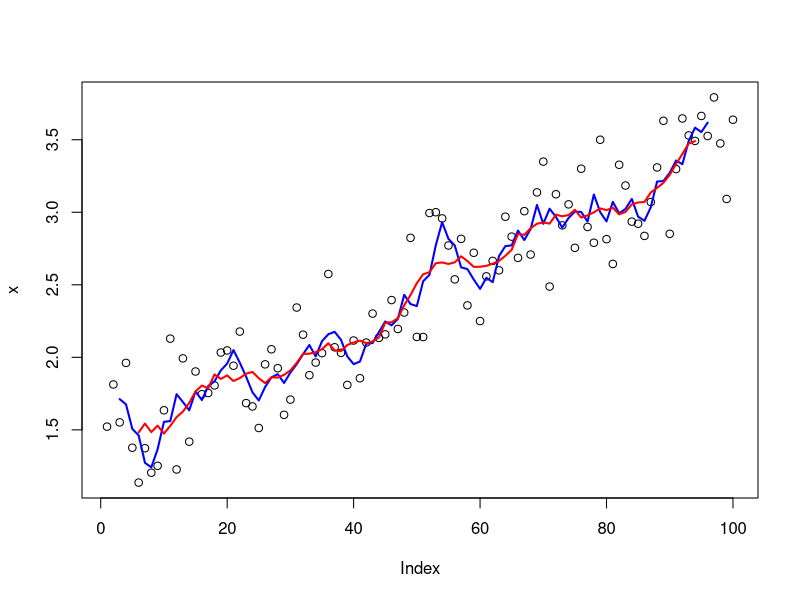
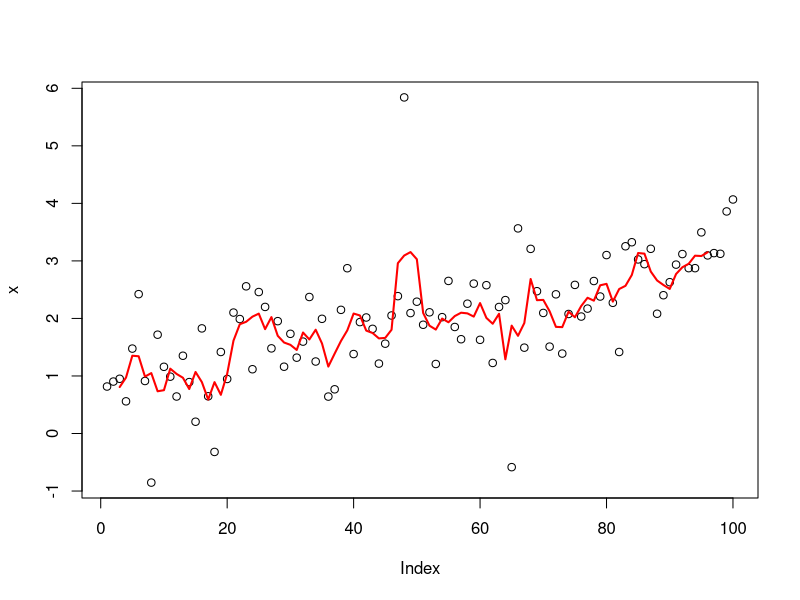
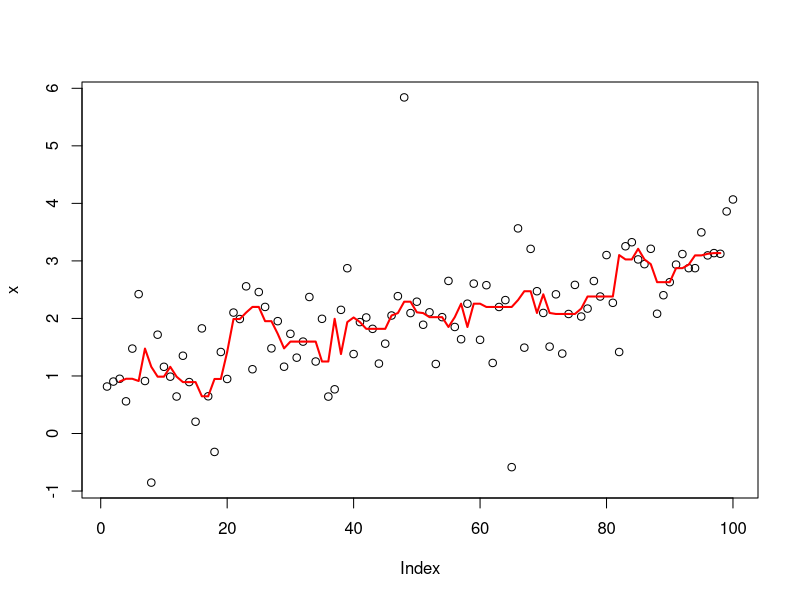

The R source for these figures, in order:
# Functionals -------------------------------------------------------------
# Functionals take a function as an input and return a vector as an output. For 
# e.g.
randomise <- function(f) {
 f(runif(1e3))
}
randomise(mean)
randomise(mean)
randomise(sum)

# Three frequently used functionals are lapply, apply, and tapply. Functionals are
# a common alternative to for loops. Although for loops can be slow, it is mainly
# the fact that they can be inclear ito what they are iterating over, i.e. they 
# are not very expressive. Functionals are also useful for encapsulating common
# data manipulation tasks like split-apply-combine, for thinking 'functionally'
# and for working with mathematical functions.

# Functionals also reduce code bugs. Note that it is always important to first
# build the tools and functions for the problem. Once you have solved the problem,
# then one can focus on speed.

## My first functional: lapply() -------------------------------------------
# The simplest functional is lapply(). lapply() takes a function, applies it to
# each element in a list, and returns the results in the form of a list. Although
# lapply() is written in C for performance, we can create a simple R 
# implementation that does the same thing:
lapply2 <- function(x, f, ...) {
 out <- vector("list", length(x))
 for (i in seq_along(x)) {
  out[[i]] <- f(x[[i]], ...)
 }

  out

}
# From the above code, one can see that lapply() is a wrapper function for a 
# common loop pattern: create a container output, apply f() to each component of
# a list, and fill the container with the results. All other for loop functionals
# are variations of this theme: they simply use different types of input or 
# output.

### Looping patterns --------------------------------------------------------
# It's useful to remember that there are three basic ways to loop over a vector:
 # 1. loop over the elements: for (x in s)
 # 2. loop over the numeric indices: for (i in seq_along(xs))
 # 3. loop over the names: for (nm in names(xs))

# The first form is usually not a good choice for a for loop because it leads to
# inefficient ways of saving output. It's slow because each time you extend the
# vector, R has to copy in all of the existing elements. This is the easiest with
# the second form:
xs <- runif(1e3)
res <- numeric(length(xs))
for (i in seq_along(xs)) {
 res[i] <- sqrt(xs[i])
}

# Just as there three basic ways to use a for loop, there are three basic ways
# to use lapply():
lapply(xs, function(x) {})
lapply(seq_along(xs), function(i) {})
lapply(names(xs), function(nm) {})

### Exercises ---------------------------------------------------------------
# Use both for loops and lapply() to fit linear models to the mtcars using the
# formulas stored in this list:
formulas <- list(
 mpg ~ disp,
 mpg ~ I(1 / disp),
 mpg ~ disp + wt,
 mpg ~ I(1 / disp) + wt
)

# Create input list:
data_out <- as.list(numeric(length(formulas)))
# Loop over list:
for (i in seq_along(formulas)) {
 data_out[[i]] <- lm(formulas[[i]], data = mtcars)

 print(data_out) 
}
# lapply:
lapply(formulas, lm, data = mtcars)

## For loop functionals: friends of lapply() -------------------------------
# The key to using functionals in place of for loops is recognising that common
# looping patterns are already implemented in existing base functionals. Once
# you've mastered base functionals, the next step is to write your own: if you're
# duplicating the same looping patterns in many places, you should extract it
# out into its own.

### Vector output: sapply() and vapply() ------------------------------------
# sapply and vapply simplify their output to be an atomic vector. vapply() is 
# better suited for use within other functions, than sapply(). For example, 
# when given an empty list, sapply() returns another empty list instead of the
# more correct zero-length vector.
sapply(mtcars, is.numeric)
vapply(mtcars, is.numeric, logical(1))
sapply(list(), is.numeric)
vapply(list(), is.numeric, logical(1))
# ... so, if the function returns results of different types or lengths, sapply()
# will silently return a list, while vapply() will throw an error. Hence, sapply
# is dangerous when writing functions.

### Multiple inputs: map (and mapply) ---------------------------------------
# Briefly, Map is useful when you want to use a function with two inputs. For
# example, weighted mean(). Map() is equivalent to mapply() but with simplify = 
# FALSE; mapply can add more complication for little gain.

### Rolling computations ----------------------------------------------------
# You can create your own functionals too. For example, if you were interested 
# in smoothing your data using a rolling (or running) mean function:
roll_mean <- function(x, n) {
 out <- rep(NA, length(x))
 
 offset <- trunc(n/ 2)
 
 for (i in (offset + 1):(length(x) - n + offset - 1)) {
  out[i] <- mean(x[(i - offset):(i + offset - 1)])
 }
 
 out
}
# Create simulated data:
x <- seq(1, 3, length = 1e2) + runif(1e2)
plot(x)
lines(roll_mean(x, 5), col = "blue", lwd = 2)
lines(roll_mean(x, 10), col = "red", lwd = 2)

# In this case, if the noise was more variable (i.e. it has a longer tail), you
# might worry that the rolling mean was too sensitive to outliers. Instead, you
# might want to compute a rolling median:
x <- seq(1, 3, length = 1e2) + rt(1e2, df = 2) / 3
plot(x)
lines(roll_mean(x, 5), col = "red", lwd = 2)

# To change roll_mean to roll_median, all you need to do is replace mean with 
# median inside loop. Instead of copy/paste, we could extract the idea of 
# computing a rolling summary into its own function:
roll_apply <- function(x, n, f, ...) {
 # Create out vector
 out <- rep(NA, length(x))
 # Offset
 offset <- trunc(n / 2)
 # Loop over data:
 for (i in (offset + 1):(length(x) - n + offset + 1)) {
  out[i] <- f(x[(i - offset):(i + offset)], ...)
 }
 # Print:
 out
}
plot(x)
lines(roll_apply(x, 5, median), col = "red", lwd = 2)

### Parallelosation ---------------------------------------------------------
# Since we can compute each element in any order, it is easy to dispatch the 
# tasks to different cores, and compute them in parallel. This is what
# parallel::mcapply and parallel:map do.
library(parallel)
unlist(mclapply(1:10, sqrt, mc.cores = 4))

# Important note: in this case, mclapply is actually *slower* than lapply. This
# is because the cost of individual computations is low, and additional work is
# needed to send the computation to different cores and collect results.

# If we use a different example, however, by taking bootstrap replicates of a
# linear model, the advantages are clear:
boot_df <- function(x) {
 x[sample(nrow(x), replace = TRUE), ]

 }

r_sqrd <- function(mod) {
 summary(mod)$r.square
 
}

boot_lm <- function(i) {
 r_sqrd(lm(mpg ~ wt + disp, data = boot_df(mtcars)))

 }

# Without parallelisation:
system.time(lapply(1:500, boot_lm))
# With parallelosation:
system.time(mclapply(1:500, boot_lm, mc.cores = 2))

# Note: increasing the number of cores will not always lead to linear gains,
# switching from lapply or Map to its parallel forms can dramatically improve
# computational performance!

## Exercises ---------------------------------------------------------------















